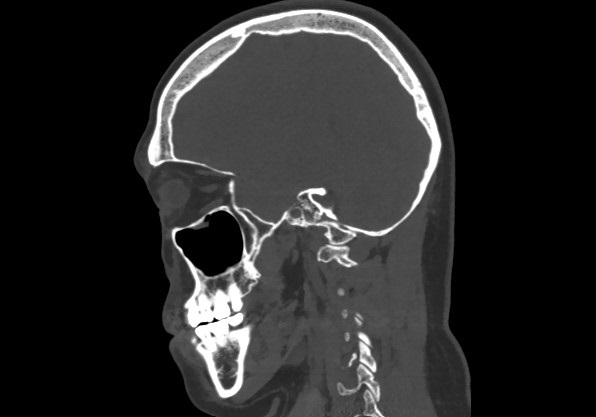
//> input picture assets/img/CT_2.jpg, 596 x 417 px
$ ./radon ../assets/img/CT_2.jpg   (built with g++ and OpenCV 4)
//> lines starting //> are read from the running program, lines starting //| are printed output that depends on the picture
#include <iostream>
#include <opencv2/opencv.hpp>
using namespace std;
using namespace cv;

int main(int argc, char** argv) {

    if (argc < 2) {
        cout << "사용법: " << argv[0] << " <입력 이미지 경로>" << endl;
        return 1;
    }
    // ⑴ Gray scale 이미지로 촬영한 x-ray 단층 이미지를 입력 받음.
    string input_path = argv[1];
    Mat inputImage = imread(input_path, IMREAD_GRAYSCALE);
//> inputImage is the input picture: 417 rows x 596 cols, CV_8UC1; min 0, max 255, mean 40.3
    cout<<input_path<<" 를 입력 받았습니다..."<<endl;

    inputImage.convertTo(inputImage, CV_64FC1); // 입력된 이미지를 64-bit double, 1 채널 형식으로 변환
//> inputImage: 417 rows x 596 cols, CV_64FC1
    int angle = 360;

    // ⑵ 출력 이미지 생성
    Mat Sinogram = Mat(inputImage.cols, angle, CV_64FC1);

    // (3) 이미지 중심 좌표 계산
    double center = (inputImage.cols / 2.);
//> center = 298

    // (4) 좌표 변환 행렬 생성, x-ray 이미지의 센터를 기준으로 회전 이미지 필터가 적용되도록
    double shift0[] = {  1, 0, -center,
                        0, 1, -center,
                        0, 0, 1};
//> shift0 = [1, 0, -298, 0, 1, -298, 0, 0, 1]
    double shift1[] = {  1, 0, center,
                        0, 1, center,
                        0, 0, 1};
//> shift1 = [1, 0, 298, 0, 1, 298, 0, 0, 1]
    Mat filter_1 = Mat(3, 3, CV_64FC1, shift0);
    Mat filter_2 = Mat(3, 3, CV_64FC1, shift1);
    Mat filter_scailing;

    // 각도에 따라 Radon 변환을 수행한다.
    double* theta = new double[angle];
    for (int t = 0; t < angle; t++)
    {
        theta[t] = t * CV_PI / angle;                       // 각도를 라디안으로 변환한다.

        double R[] = { cos(theta[t]), sin(theta[t]), 0,     // 가중치(scailing)
                        -sin(theta[t]), cos(theta[t]), 0,
                            0, 0, 1 };
        Mat filter_scailing = Mat(3, 3, CV_64FC1, R);

        // 좌표 변환 행렬 적용하여 회전 이미지 생성
        Mat rotation = filter_2 * filter_scailing * filter_1;
        Mat rotated;
        warpPerspective(inputImage, rotated, rotation, Size(inputImage.cols, inputImage.rows), cv::WARP_INVERSE_MAP);

        // 회전된 이미지의 합산을 결과 sinogram에 저장한다.
        for (int j = 0; j < rotated.cols; j++)
        {
            double* p1 = Sinogram.ptr<double>(j);
            for (int i = 0; i < rotated.rows; i++)
            {
                double* p2 = rotated.ptr<double>(i);
                p1[t] += p2[j];
            }
        }
    }
//> this loop made 360 passes
//> pass 2, `warpPerspective(inputImage, rotated, rotation, Size(inputImage.cols, i..`:
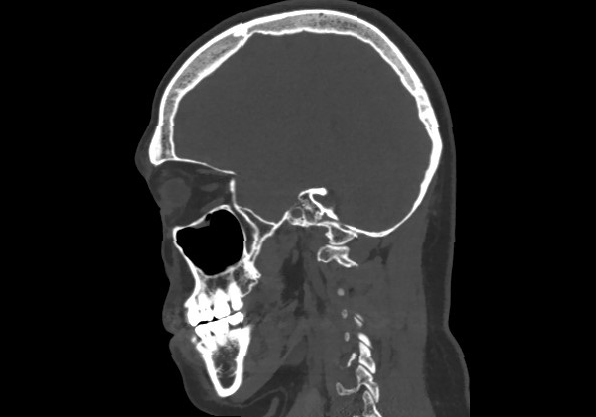
//> rotated: 417 rows x 596 cols, CV_64FC1; min 0, max 255, mean 40.2
//> pass 3, `warpPerspective(inputImage, rotated, rotation, Size(inputImage.cols, i..`:
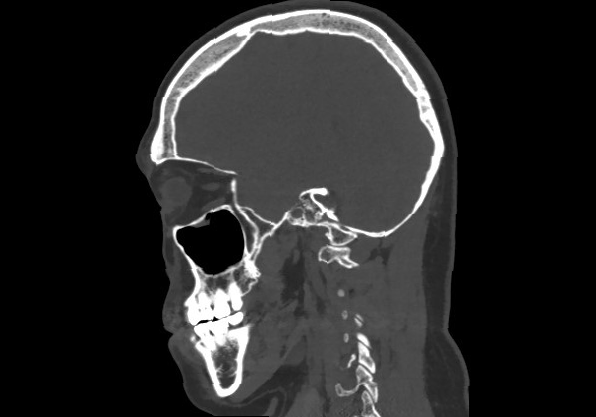
//> rotated: 417 rows x 596 cols, CV_64FC1; min 0, max 255, mean 40.2
//> after the loop:
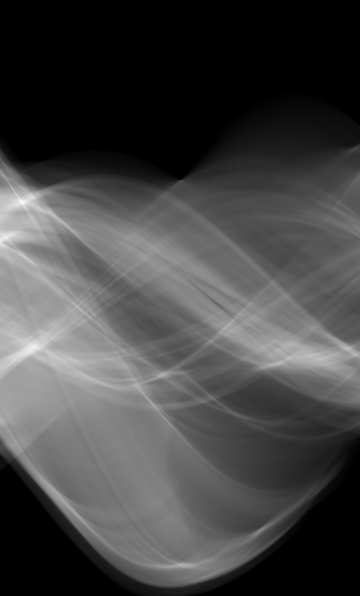
//> Sinogram: 596 rows x 360 cols, CV_64FC1; min 0, max 51283, mean 13965.8; drawn with min black and max white

    // sinogram의 이미지를 0~255 범위로 정규화한다.
    Mat radon_normalized;
    normalize(Sinogram, radon_normalized, 0, 255, NORM_MINMAX, CV_8U);


    // sinogram 이미지를 jpg로 저장한다.
    string output_path = "result/sinogram.jpg";
    imwrite(output_path, radon_normalized);

    cout <<output_path<<" 파일로 결과를 저장했습니다.\n";

    delete[] theta;

    return 0;
}

$ run again, on assets/img/CT_4.jpg
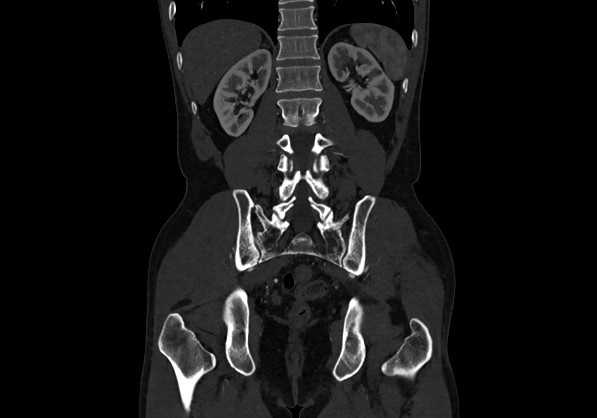
//> input picture assets/img/CT_4.jpg, 597 x 418 px
//> inputImage is the input picture: 418 rows x 597 cols, CV_8UC1; min 0, max 255, mean 23.1
//> inputImage: 418 rows x 597 cols, CV_64FC1
//> the loop `for (int t = 0; t < angle; t++)` made 360 passes
//> pass 3, `warpPerspective(inputImage, rotated, rotation, Size(inputImage.cols, i..`:
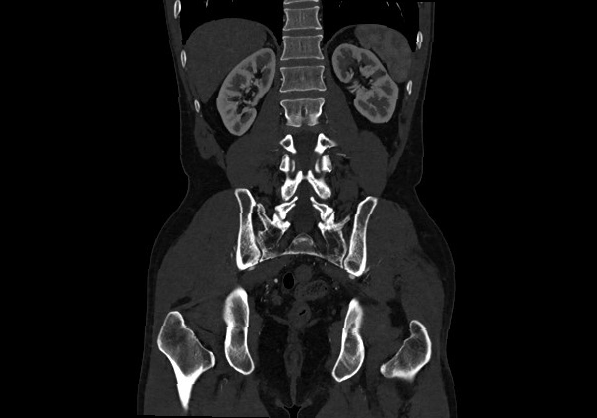
//> rotated: 418 rows x 597 cols, CV_64FC1; min 0, max 255, mean 23
//> after the loop `for (int t = 0; t < angle; t++)`:
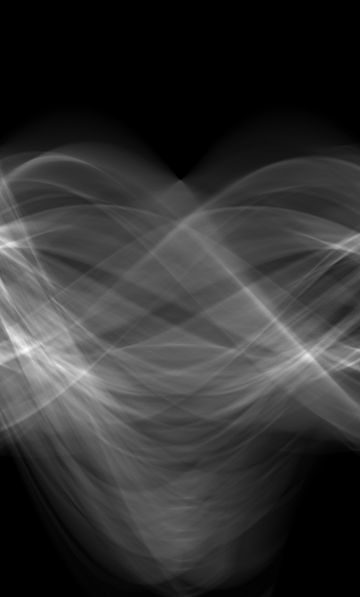
//> Sinogram: 597 rows x 360 cols, CV_64FC1; min 0, max 41993, mean 8335; drawn with min black and max white
